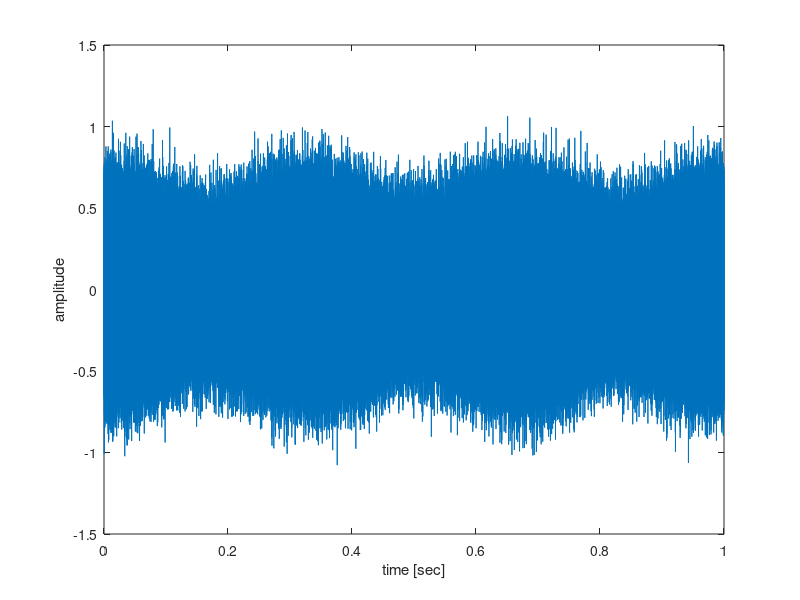
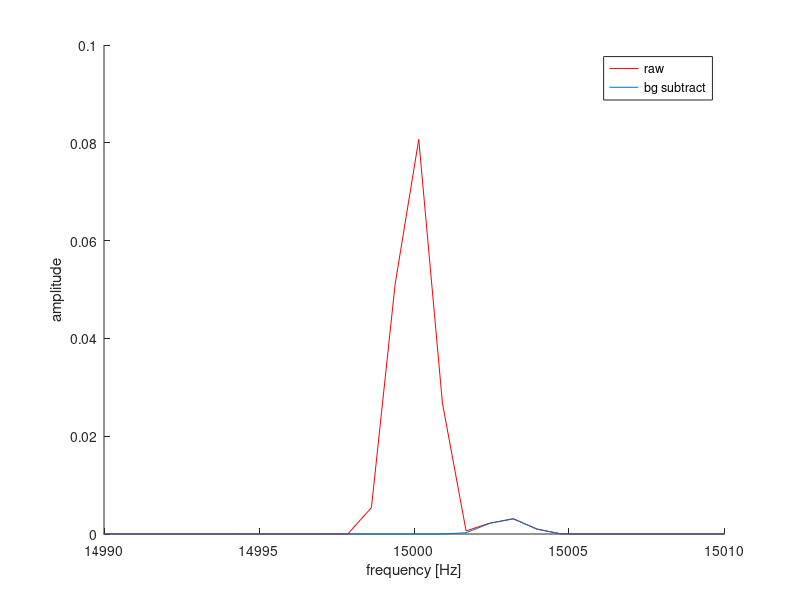

MATLAB code for these plots, in order: (Note: this script raises an error after producing the figures.)
function CWdoppler()
% Simulate Doppler spectrum
try % for GNU Octave
  pkg load signal
end

% recall DFT is samples of continuous DTFT
zeropadfactor = 1; %arbitrary, expensive way to increase DFT resolution. 
% eventually you'll run out of RAM if you want arbitrarily high precision

fb0 = 3; % Hz  arbitrary "true" Doppler frequency saught.
t1 = 1; % final time, t0=0 seconds
An = 0.1; % standard deviation of AWGN

ft = 15e3; %[Hz]
At = 0.5;

fb = ft + fb0; %[Hz]
Ab = 0.1;

fs = 100e3; %[Hz]
t = 0:1/fs:t1-1/fs;

xt = At*sin(2*pi*ft*t);
xbg = xt + An*randn(size(xt)); % we receive the transmitter with noise
% compute beat frequency 
xb = Ab*sin(2*pi*fb*t);
% compute noisy, jammed observatoin
y = xb + xbg + An*randn(size(xbg)); % each time you receive, we assume i.i.d. AWGN
%% Time
figure(1); clf(1)
plot(t,y)
xlabel('time [sec]')
ylabel('amplitude')

%% background subtract
ysub = y-xbg;

%% spectrogram
dt = 0.45; %seconds between time steps to plot (arbitrary)
dtw = 2*dt; % seconds to window
tstep = ceil(dt*fs);
wind = ceil(dtw*fs);
Nfft = 2^nextpow2(zeropadfactor*wind); 

if 0
figure(2);clf(2)
specgram(ysub,Nfft,fs,wind,wind-tstep);
colorbar
ylim([14990,15010])
end
%% periodogram
figure(3), clf(3), hold('on')

[Sraw,f] = pwelch(y,wind,0.5,Nfft,fs);
plot(f,Sraw,'r')

[Ssub,f] = pwelch(ysub,wind,0.5,Nfft,fs);
plot(f,Ssub)

xlim([14990,15010])
xlabel('frequency [Hz]')
ylabel('amplitude')
legend('raw','bg subtract')

%set(axsub,'ylim',get(axraw,'ylim'))
%% find target beat frequency
[pks,loc] = findpeaks(Ssub,'minpeakdistance',20); % minpeak distance speeds up computation
plot(f(loc),pks,'k*','markersize',12)

title(['Periodogram: Nfft=',int2str(Nfft),'.  f_b = ',num2str(f(loc)-ft,'%.3f'),' Hz.'])

end
